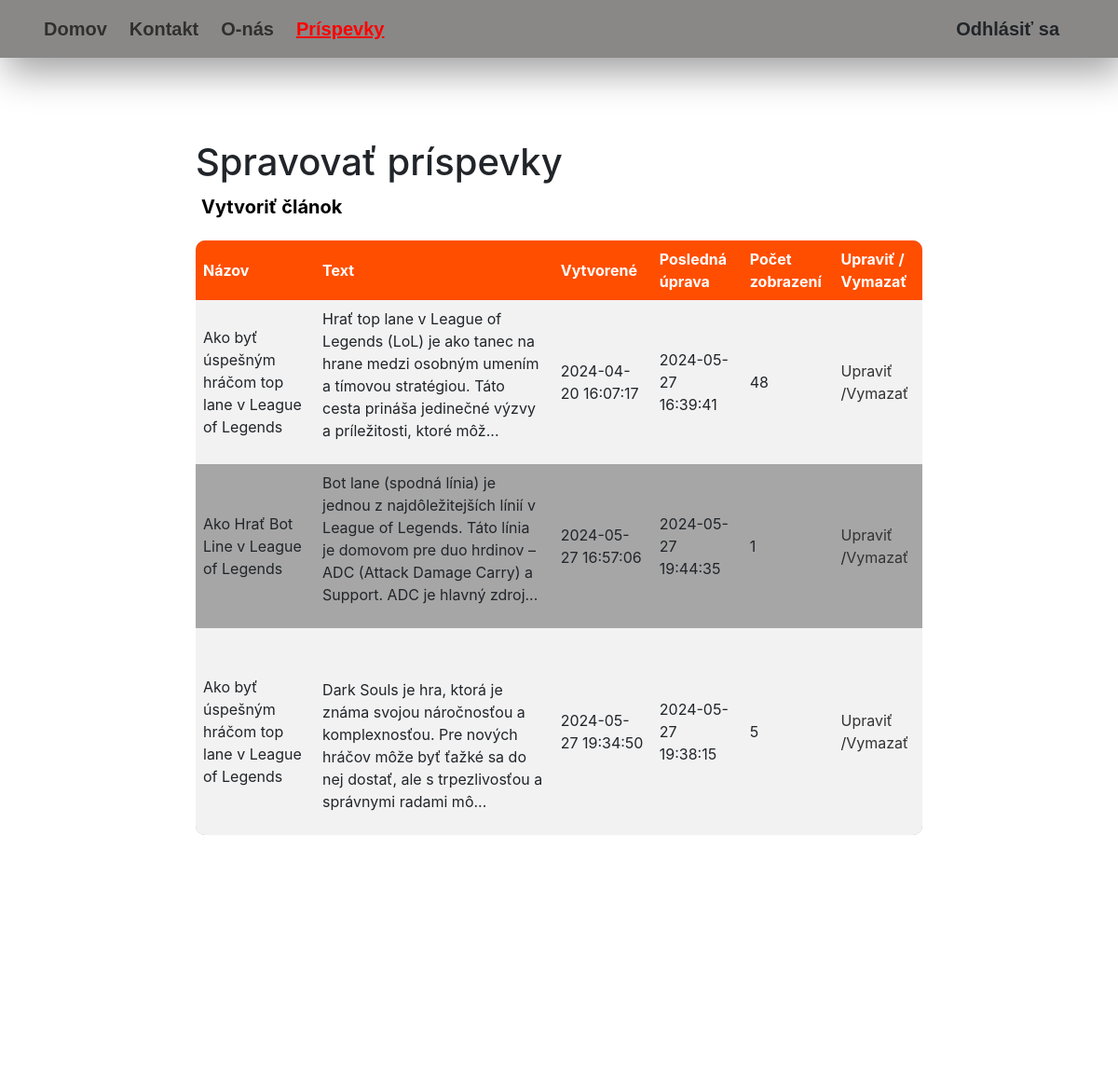
Page /manage_post.php (signed in, upper part) on the earlier database version.
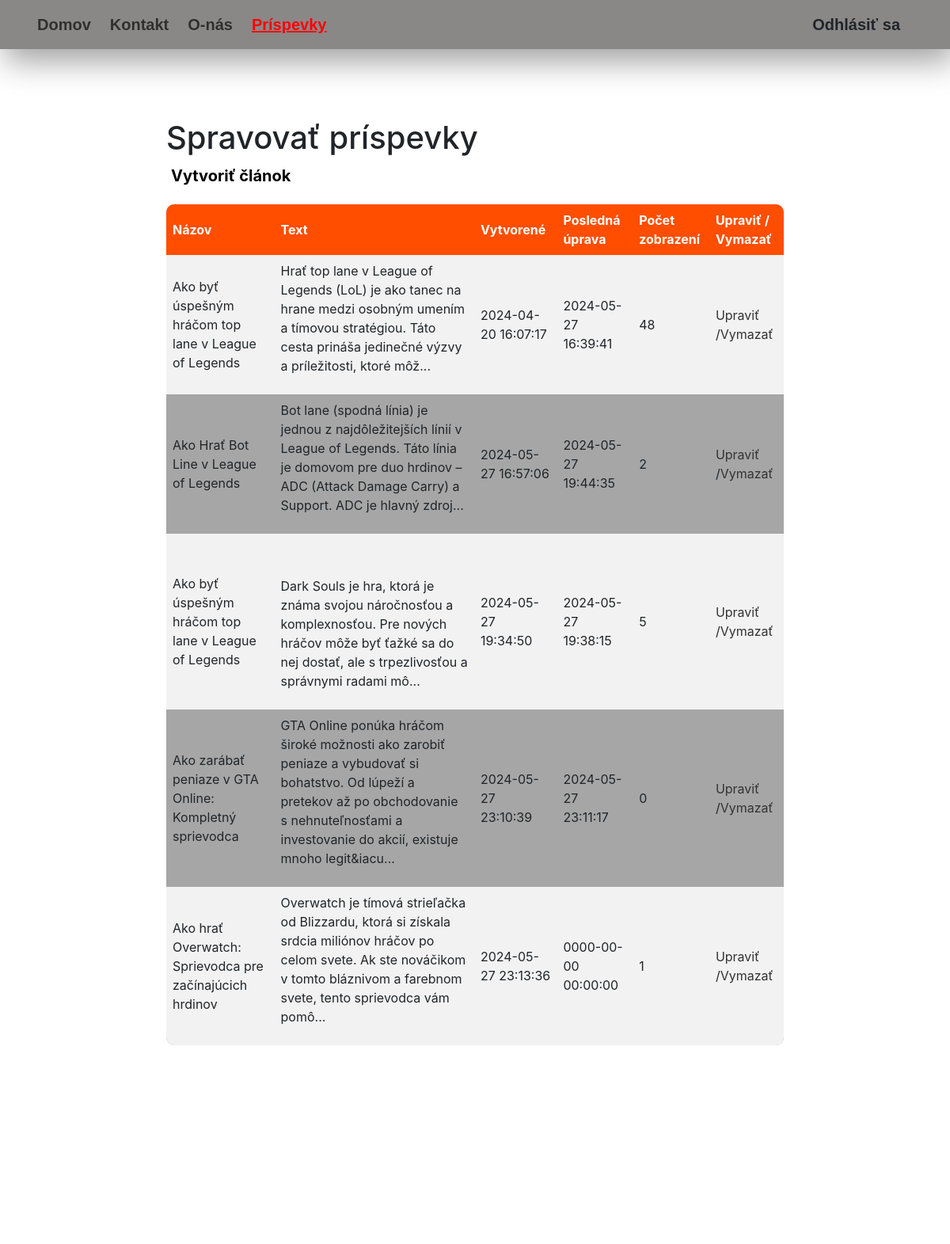
Same page on the later database version.
### tables this page shows
CREATE TABLE `stats` (
  `stat_id` int(11) NOT NULL,
  `post_id` int(11) NOT NULL,
  `views` int(11) NOT NULL DEFAULT 0
);

CREATE TABLE `posts` (
  `post_id` int(11) NOT NULL,
  `user_id` int(11) DEFAULT NULL,
  `title` varchar(255) NOT NULL,
  `content` text NOT NULL,
  `category_id` int(11) DEFAULT NULL,
  `created_at` datetime NOT NULL DEFAULT current_timestamp(),
  `last_update` datetime NOT NULL,
  `title_img` varchar(255) DEFAULT NULL
);

### class/db_oop.php (called while the page is built, shortened)
<?php
class Database {
    public function __construct() {
        try {
            $this->pdo = new PDO('mysql:host=localhost;dbname=database', "root", "root");
        } catch (PDOException $error) {
            echo "Pripojenie zlyhalo: " . $error->getMessage();
        }
    }
}

### action/manage_post_act.php (called while the page is built, shortened)
<?php
$post = new Post();
$posts = $post->get_all_post();

### class/crud_post_opp.php (called while the page is built, shortened)
<?php
require_once 'db_oop.php';
class Post extends Database {
    function get_all_post() {
        $query = "SELECT * FROM posts p JOIN stats s ON p.post_id = s.post_id WHERE user_id = :user_id;";
        $stmt = $this->pdo->prepare($query);
        $stmt->bindParam(':user_id', $_SESSION['user_id']);
        $stmt->execute();
        return $stmt->fetchAll(PDO::FETCH_ASSOC);
    }
}

### manage_post.php (the view, shortened to what this page needs)
<?php
    require_once 'includes/head.php';
    require_once 'class/crud_post_opp.php';
    require_once 'action/manage_post_act.php';
?>
<body>
    <?php require_once('includes/header.php') ?>
    <main>
            <section class="container-manage-post">
                <div style="table-head">
                    <h1>Spravovať príspevky</h1>
                    <button type="button" class="button" data-bs-toggle="modal" data-bs-target="#createPostModal">Vytvoriť článok</button>
                </div>
                <table>
                    <tr><th>Názov</th><th>Text</th><th>Vytvorené</th><th>Posledná úprava</th><th>Počet zobrazení</th><th>Upraviť / Vymazať</th></tr>
                    <?php foreach ($posts as $row): ?>
                        <tr>
                            <td><?php echo $row['title']; ?></td>
                            <td><?php echo substr($row['content'], 0, 255)."..."; ?></td>
                            <td><?php echo $row['created_at']; ?></td>
                            <td><?php echo $row['last_update']; ?></td>
                            <td><?php echo $row['views']; ?></td>
                            <td>
                                <a href='#' class='edit-link' data-id='<?php echo $row['post_id']; ?>' data-row='<?php echo json_encode($row); ?>'>Upraviť</a>
                                /<a href='manage_post.php?delete_id=<?php echo $row['post_id']; ?>'>Vymazať</a>
                            </td>
                        </tr>
                    <?php endforeach; ?>
                </table>
            </section>
        </main>
</body>
</html>

### includes/head.php (shortened to what this page needs)
<!DOCTYPE html>
<html lang="en">
<head>
    <?php
    $currentFile = basename($_SERVER['PHP_SELF'], ".php");
    ?>
    <link href="css/<?php echo $currentFile; ?>.css" rel="stylesheet">
    <link href="css/nav.css" rel="stylesheet">
    <link href="css/footer.css" rel="stylesheet">
    <link href="https://cdn.jsdelivr.net/npm/bootstrap@5.3.2/dist/css/bootstrap.min.css" rel="stylesheet">
    <link href="https://stackpath.bootstrapcdn.com/bootstrap/4.3.1/css/bootstrap.min.css" rel="stylesheet">
</head>

### includes/header.php (shortened to what this page needs)
<header>
<nav class="navbar navbar-expand-lg fixed-top container-fluid d-flex justify-content-center mx-auto">
        <?php $currentFile = basename($_SERVER['PHP_SELF']); ?>
        <div class="container-fluid">
            <div class="d-flex justify-content-center ">
                <div>
                    <ul class="navbar-nav">
                        <li class="nav-item <?php if($currentFile == 'index.php') { echo 'active'; } ?>">
                            <a class="nav-link ps-3" href="index.php">Domov</a>
                        </li>
                        <li class="nav-item <?php if($currentFile == 'contact.php') { echo 'active'; } ?>">
                            <a class="nav-link ps-3" href="contact.php">Kontakt</a>
                        </li>
                        <li class="nav-item <?php if($currentFile == 'about.php') { echo 'active'; } ?>">
                            <a class="nav-link ps-3 " href="about.php">O-nás</a>
                        </li>
                        <li class="nav-item  <?php if($currentFile == 'manage_post.php') { echo 'active'; } ?>">
                            <a class="nav-link ps-3 " href="<?php echo isset($_SESSION['username']) ? 'manage_post.php' : 'login.php'; ?>">Príspevky</a>
                        </li>
                    </ul>
                </div>
            </div>
            <div class="login d-flex mx-3">
                <?php if(isset($_SESSION['username'])): ?>
                    <a class="nav-link ps-3" href="index.php?logout=true">Odhlásiť sa</a>
                <?php else: ?>
                    <a class="nav-link ps-3" href="login.php">Prihlásiť sa</a>
                <?php endif; ?>
            </div>
        </div>
    </nav>
</header>

### css/manage_post.css (style rules this page uses)
main { margin-top: 10%; margin-bottom: 20%; }
.container-manage-post { box-sizing: border-box; width: 70%; padding: 30px; border-radius: 25px; transition: transform 0.5s ease; margin: auto; }
table { width: 100%; border-collapse: separate; border-spacing: 0; margin: 20px 0; background-color: #a6a6a6; border-radius: 10px; overflow: hidden; }
th, td { border: none; padding: 8px; text-align: left; }
th { background-color: #FF4E00; color: rgb(255, 255, 255); }
tr:nth-child(even) { background-color: #f2f2f2; }
.container-manage-post a { color: #333; text-decoration: none; }
.button { text-decoration: none; font-size: 20px !important; font-weight: bold; text-decoration: none; border: none; background-color: white; }

### css/nav.css (style rules this page uses)
nav { font-family: "Barlow Condensed", sans-serif; background-color: rgba(29, 28, 25, 0.521) !important; backdrop-filter: blur(10px) !important; top: 0; z-index: 1000; box-sizing: border-box; -webkit-box-shadow: 6px 15px 40px 0px rgba(0,0,0,0.38); -moz-box-shadow: 6px 15px 40px 0px rgba(0,0,0,0.38); box-shadow: 6px 15px 40px 0px rgba(0,0,0,0.38); width: 100%!important; backdrop-filter: blur(10px) !important; font-weight: bold; }
.nav-item.active .nav-link { color: #ff0000; text-decoration: underline; }
nav li a { text-decoration: none; font-size: 20px !important; font-weight: bold; }
.login a { text-decoration: none; font-size: 20px !important; font-weight: bold; }

Differences in the rows shown:
changed stats "Ako Hrať Bot Line v League of Legends": views "1" → "2"
added stats: post.title "Ako zarábať peniaze v GTA Online: Kompletný sprievodca", post.content "GTA Online ponúka hráčom široké možnosti ako zarobiť peniaze a vybudovať si bohatstvo. Od lúpeží a pretekov až po obchodovanie s nehnuteľnosťami a investovanie do akcií, existuje mnoho legit&iacu", post.created_at "2024-05-27 23:10:39", post.last_update "2024-05-27 23:11:17", views "0"
added stats: post.title "Ako hrať Overwatch: Sprievodca pre začínajúcich hrdinov", post.content "Overwatch je tímová strieľačka od Blizzardu, ktorá si získala srdcia miliónov hráčov po celom svete. Ak ste nováčikom v tomto bláznivom a farebnom svete, tento sprievodca vám pomô", post.created_at "2024-05-27 23:13:36", post.last_update "0000-00-00 00:00:00", views "1"
